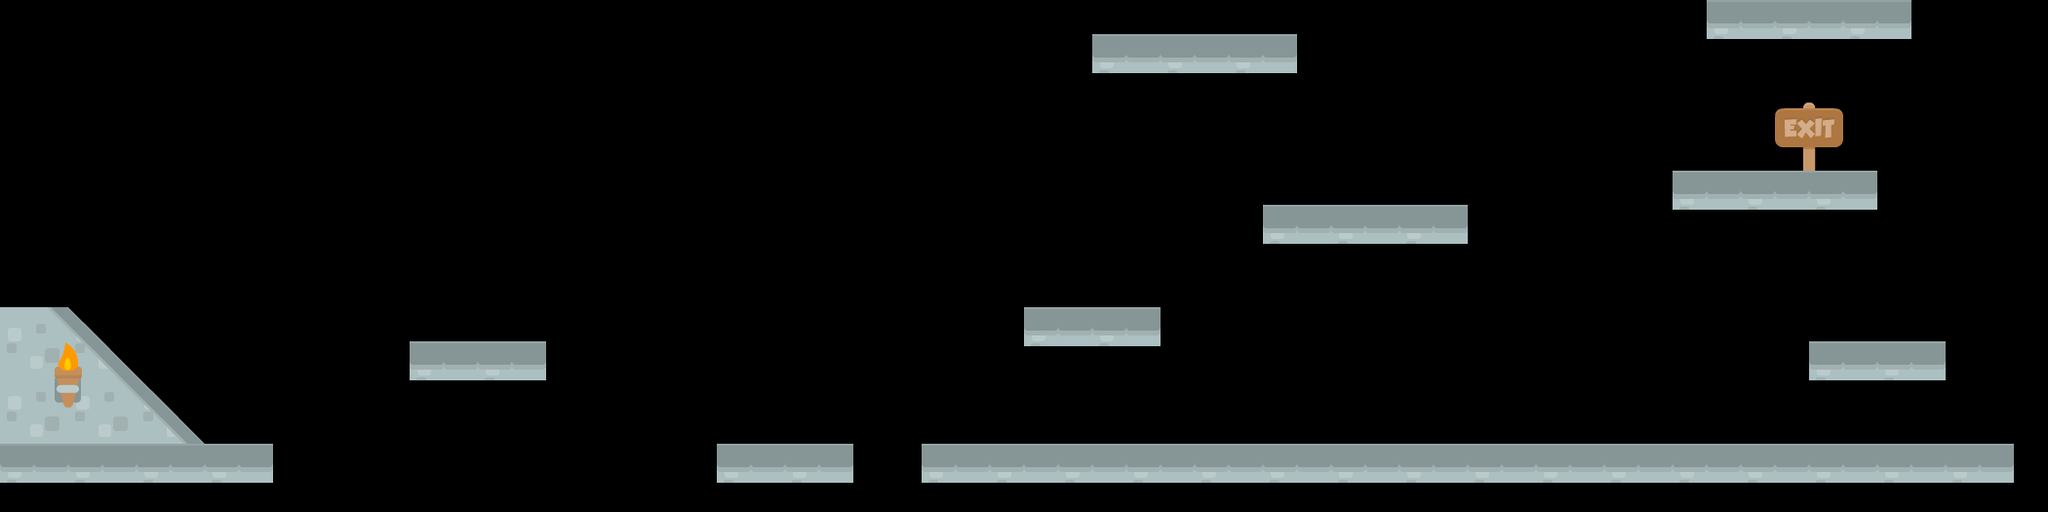

This is a level from a 2D game, rendered from its Tiled map with the project's own tilesets. A one-line summary and the map file follow, with tile-layer data summarised:
An orthogonal 60x15 tile map with 35x35 px tiles, 4 tile layers (Background Images, Platforms, Ladders, Triggers).

<map version="1.0" orientation="orthogonal" renderorder="right-down" width="60" height="15" tilewidth="35" tileheight="35" nextobjectid="1">
 <tileset firstgid="1" name="Platformer" tilewidth="70" tileheight="70" spacing="2" margin="2" tilecount="196" columns="14">
  <image source="tileset.png" width="1024" height="1024" />
 </tileset>
 <layer name="Background Images" width="60" height="15">
  <data>[900 cells, 1 non-empty, 1 distinct tile ids]</data>
 </layer>
 <layer name="Platforms" width="60" height="15">
  <data>[900 cells, 45 non-empty, 4 distinct tile ids]</data>
 </layer>
 <layer name="Ladders" width="60" height="15">
  <data>[900 cells, 1 non-empty, 1 distinct tile ids]</data>
 </layer>
 <layer name="Triggers" width="60" height="15">
  <data>[900 cells, 1 non-empty, 1 distinct tile ids]</data>
 </layer>
</map>
